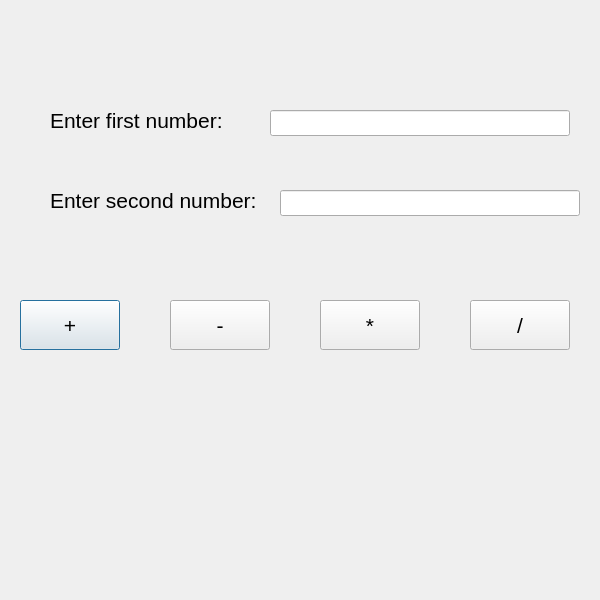
<?xml version="1.0" encoding="UTF-8"?>
<ui version="4.0">
 <class>Dialog</class>
 <widget class="QDialog" name="Dialog">
  <property name="geometry">
   <rect>
    <x>0</x>
    <y>0</y>
    <width>600</width>
    <height>600</height>
   </rect>
  </property>
  <property name="font">
   <font>
    <pointsize>16</pointsize>
    <weight>50</weight>
    <bold>false</bold>
   </font>
  </property>
  <property name="windowTitle">
   <string>Dialog</string>
  </property>
  <widget class="QLabel" name="label">
   <property name="geometry">
    <rect>
     <x>50</x>
     <y>100</y>
     <width>191</width>
     <height>40</height>
    </rect>
   </property>
   <property name="text">
    <string>Enter first number:</string>
   </property>
  </widget>
  <widget class="QLabel" name="label_2">
   <property name="geometry">
    <rect>
     <x>50</x>
     <y>180</y>
     <width>221</width>
     <height>40</height>
    </rect>
   </property>
   <property name="text">
    <string>Enter second number:</string>
   </property>
  </widget>
  <widget class="QLineEdit" name="lineEditFirstNumber">
   <property name="geometry">
    <rect>
     <x>270</x>
     <y>110</y>
     <width>300</width>
     <height>26</height>
    </rect>
   </property>
  </widget>
  <widget class="QLineEdit" name="lineEditSecondNumber">
   <property name="geometry">
    <rect>
     <x>280</x>
     <y>190</y>
     <width>300</width>
     <height>26</height>
    </rect>
   </property>
  </widget>
  <widget class="QPushButton" name="pushButtonAdd">
   <property name="geometry">
    <rect>
     <x>20</x>
     <y>300</y>
     <width>100</width>
     <height>50</height>
    </rect>
   </property>
   <property name="text">
    <string>+</string>
   </property>
  </widget>
  <widget class="QPushButton" name="pushButtonSub">
   <property name="geometry">
    <rect>
     <x>170</x>
     <y>300</y>
     <width>100</width>
     <height>50</height>
    </rect>
   </property>
   <property name="text">
    <string>-</string>
   </property>
  </widget>
  <widget class="QPushButton" name="pushButtonMul">
   <property name="geometry">
    <rect>
     <x>320</x>
     <y>300</y>
     <width>100</width>
     <height>50</height>
    </rect>
   </property>
   <property name="text">
    <string>*</string>
   </property>
  </widget>
  <widget class="QPushButton" name="pushButtonDiv">
   <property name="geometry">
    <rect>
     <x>470</x>
     <y>300</y>
     <width>100</width>
     <height>50</height>
    </rect>
   </property>
   <property name="text">
    <string>/</string>
   </property>
  </widget>
  <widget class="QLabel" name="labelResult">
   <property name="geometry">
    <rect>
     <x>0</x>
     <y>430</y>
     <width>600</width>
     <height>40</height>
    </rect>
   </property>
   <property name="text">
    <string/>
   </property>
  </widget>
 </widget>
 <resources/>
 <connections/>
</ui>
